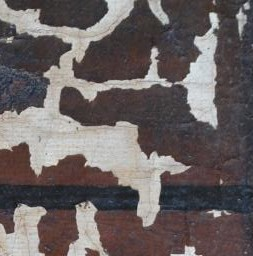
#> input picture python-recognition-service/dataset/craquelures/test/1.jpg, 253 x 256 px
$ python -i image.py   (imports and definitions only)
#> lines starting #> are read from the running program, lines starting #| are printed output that depends on the picture
#> further down, picture is the input picture: shape (256, 253, 3); mean B, G, R 97.8, 97.8, 105.5
import setting.constant as const
import numpy as np
import cv2


# [39 lines left out: functions overlay, light, threshold, gauss_filter, median_filter, not called in this run]


def equalize_light(image, limit=3, grid=(7, 7), gray=False):
#> called with limit = 3, grid = (7, 7), gray = False
    if (len(image.shape) == 2):
        image = cv2.cvtColor(image, cv2.COLOR_GRAY2BGR)
        gray = True

    clahe = cv2.createCLAHE(clipLimit=limit, tileGridSize=grid)
    lab = cv2.cvtColor(image, cv2.COLOR_BGR2LAB)
#> lab: shape (256, 253, 3); mean of channels 0, 1, 2 105, 131.4, 129.2
    l, a, b = cv2.split(lab)
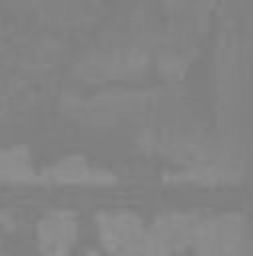
#> a: shape (256, 253); min 122, max 148, mean 131.4

    cl = clahe.apply(l)
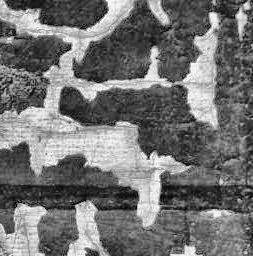
#> cl: shape (256, 253); min 4, max 250, mean 114.8
    limg = cv2.merge((cl, a, b))
#> limg: shape (256, 253, 3); mean of channels 0, 1, 2 114.8, 131.4, 129.2

    image = cv2.cvtColor(limg, cv2.COLOR_LAB2BGR)
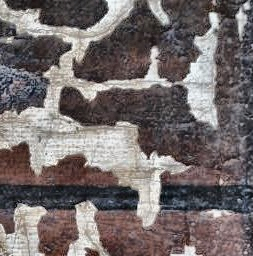
#> image: shape (256, 253, 3); mean B, G, R 107.4, 107.5, 115.4
    if gray:
        image = cv2.cvtColor(image, cv2.COLOR_BGR2GRAY)

    return np.uint8(image)


# [19 lines left out: functions back_in_black, edges, not called in this run]


def equalize_hist(image):
    image = cv2.equalizeHist(image)
    return np.uint8(image)


# [40 lines left out: function otsu, not called in this run]

>>> import cv2
>>> picture = cv2.imread('../../dataset/craquelures/test/1.jpg')
>>> result = equalize_light(picture)

$ run again, on python-recognition-service/dataset/craquelures/test/2.jpg
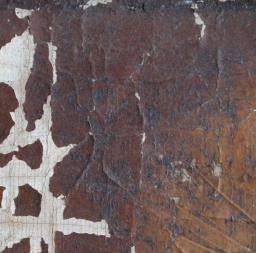
#> input picture python-recognition-service/dataset/craquelures/test/2.jpg, 256 x 253 px
#> picture is the input picture: shape (253, 256, 3); mean B, G, R 93.4, 94.6, 111.2
#> lab: shape (253, 256, 3); mean of channels 0, 1, 2 105.3, 134.8, 131.3
#> in equalize_light, `l, a, b = cv2.split(lab)`:
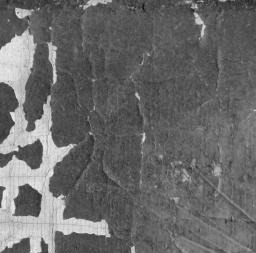
#> l: shape (253, 256); min 12, max 239, mean 105.3
#> limg: shape (253, 256, 3); mean of channels 0, 1, 2 117.7, 134.8, 131.3
#> in equalize_light, `image = cv2.cvtColor(limg, cv2.COLOR_LAB2BGR)`:
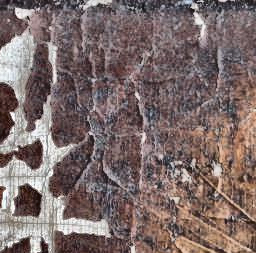
#> image: shape (253, 256, 3); mean B, G, R 105.8, 107.1, 124.1
